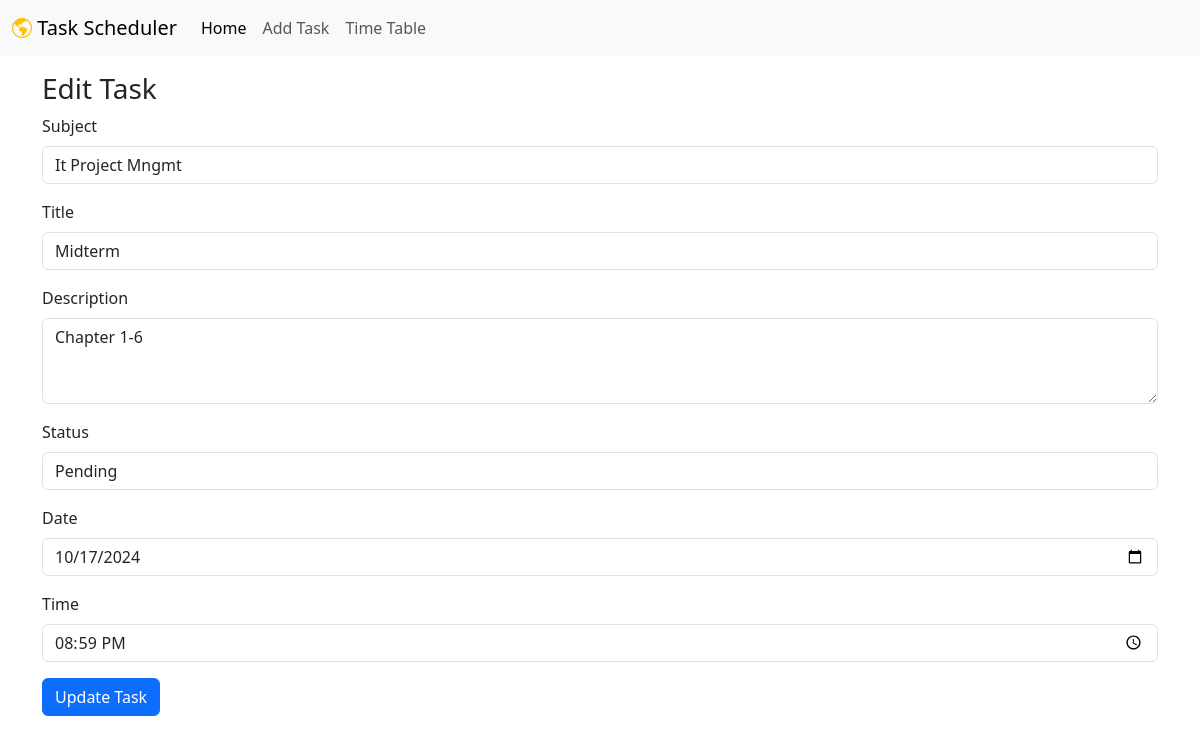
Screenshot of /edit/5 with the database file from the repository.
### models.py (models this page shows)
class Task(Base):
    __tablename__ = "tasks"
    id = Column(Integer, primary_key=True)
    title = Column(String, index=True)
    description = Column(String, index=True)
    subject = Column(String, index=True)
    status = Column(String, index=True, default="pending")
    date = Column(Date, index=True, default=date.today)
    time = Column(Time, index=True, default=time(
        11, 59))  # Default to 00:00:00
    owner_id = Column(Integer, ForeignKey("users.id"))
    owner = relationship("User", back_populates="items")

### main.py (the view)
@app.get("/edit/{task_id}")
def edit_task_form(request: Request, task_id: int, db: Session = Depends(get_db)):
    task = db.query(models.Task).filter(models.Task.id == task_id).first()
    if not task:
        raise HTTPException(status_code=404, detail="Task not found")
    return templates.TemplateResponse("edit-task.html", {"request": request, "task": task})

### templates/edit-task.html (shortened to what this page needs)
{% include './shared/header.html' without context %}
<body>
  {% include './shared/navbar.html' without context %}
  <div class="container mt-3">
    <h3>Edit Task</h3>
    <form method="post" action="/edit/{{ task.id }}">
      <div class="mb-3">
        <label for="subject" class="form-label">Subject</label>
        <input type="text" class="form-control" id="subject" name="subject" value="{{ task.subject }}" required>
      </div>
      <div class="mb-3">
        <label for="title" class="form-label">Title</label>
        <input type="text" class="form-control" id="title" name="title" value="{{ task.title }}" required>
      </div>
      <div class="mb-3">
        <label for="description" class="form-label">Description</label>
        <textarea class="form-control" id="description" name="description" rows="3" required>{{ task.description }}</textarea>
      </div>
      <div class="mb-3">
        <label for="status" class="form-label">Status</label>
        <select class="form-control" id="status" name="status">
          <option value="pending" {% if task.status == "pending" %}selected{% endif %}>Pending</option>
        </select>
      </div>
      <div class="mb-3">
        <label for="date" class="form-label">Date</label>
        <input type="date" class="form-control" id="date" name="date" value="{{ task.date }}">
      </div>
      <div class="mb-3">
        <label for="time" class="form-label">Time</label>
        <input type="time" class="form-control" id="time" name="time" value="{{ task.time }}">
      </div>
      <button type="submit" class="btn btn-primary">Update Task</button>
    </form>
  </div>
  {% include './shared/footer.html' without context %}
</body>

### rows the page displays
Task: subject "It Project Mngmt", title "Midterm", description "Chapter 1-6", status "Pending", date "10/17/2024", time "20:59:00"
